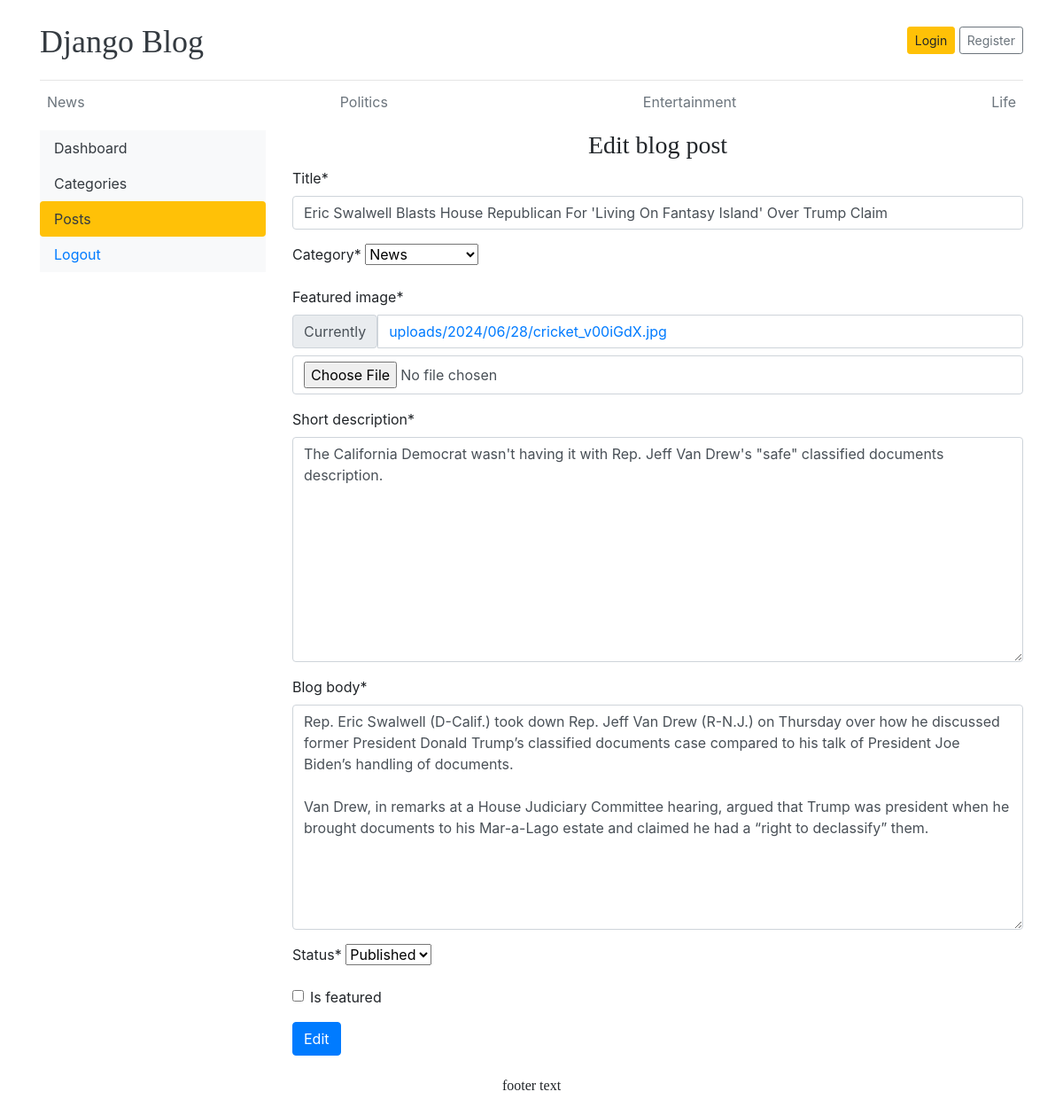
Screenshot of /dashboard/posts/edit/3/ with the database file from the repository.
### blogs/models.py (models this page shows, shortened)
class Category(models.Model):
    category_name = models.CharField(max_length=50, unique=True)
    created_at = models.DateTimeField(auto_now_add=True)
    updated_at = models.DateTimeField(auto_now=True)
    class Meta:
        verbose_name_plural = 'Categories'
    def __str__(self):
        return self.category_name

class Blog(models.Model):
    title = models.CharField(max_length=100)
    slug = models.SlugField(max_length=150, unique=True, blank=True)
    category = models.ForeignKey(Category, on_delete=models.CASCADE)
    author = models.ForeignKey(User, on_delete=models.CASCADE)
    featured_image = models.ImageField(upload_to='uploads/%Y/%m/%d')
    short_description = models.TextField(max_length=500)
    blog_body = models.TextField(max_length=2000)
    status = models.CharField(max_length=20, choices=STATUS_CHOICES, default='Draft')
    is_featured = models.BooleanField(default=False)
    created_at = models.DateTimeField(auto_now_add=True)
    updated_at = models.DateTimeField(auto_now=True)

### dashboards/views.py (the view)
# urls.py: path('posts/edit/<int:pk>/', views.edit_post, name='edit_post'),
def edit_post(request, pk):
    post = Blog.objects.get(pk=pk)
    if request.method == 'POST':
        form = BlogPostForm(request.POST, request.FILES, instance=post)
        if form.is_valid():
            post = form.save()
            title = form.cleaned_data('title')
            post.slug = slugify(title) + '-' + pk
            return redirect('posts')
    else:
        form = BlogPostForm(instance=post)
    context = {
        'form': form,
        'post': post
    }
    return render(request, 'dashboard/edit_post.html', context)

### dashboards/forms.py
class BlogPostForm(forms.ModelForm):
    class Meta:
        model = Blog
        fields = ('title', 'category', 'featured_image', 'short_description', 'blog_body', 'status', 'is_featured')

### blogs/context_processors.py (called while the page is built)
def get_categories(request):
    categories = Category.objects.all()
    return dict(categories=categories)

### templates/dashboard/edit_post.html (shortened to what this page needs)
{% extends 'base.html' %}
{% block content %}
{% load crispy_forms_tags %}
<div class="row">
    {% include 'dashboard/sidebar.html' %}
    <div class="col-md-9">
        <h3 class="text-center">Edit blog post</h3>
        <form action="{% url 'edit_post' post.id %}" method="POST" enctype="multipart/form-data">
            {{ form | crispy}}
            <button type="submit" class="btn btn-primary">Edit</button>
        </form>
    </div>
</div>
{% endblock %}

### templates/base.html (shortened to what this page needs)
{% load static %}
<!DOCTYPE html>
<html lang="en">
<head>
    <link href="https://getbootstrap.com/docs/4.0/dist/css/bootstrap.min.css" rel="stylesheet">
    <link rel="stylesheet" href="https://cdnjs.cloudflare.com/ajax/libs/font-awesome/4.7.0/css/font-awesome.min.css">
    <link href="{% static 'css/blog.css' %}" rel="stylesheet">
  </head>
    <body>
        <div class="container">
        <header class="blog-header py-3">
            <div class="row flex-nowrap justify-content-between align-items-center">
            <div class="col-8 pt-1">
                <a class="blog-header-logo text-dark" href="/">Django Blog</a>
            </div>
            <div class="col-4 d-flex justify-content-end align-items-center">
                {% if not user.is_authenticated %}
                <a class="btn btn-sm btn-warning" href="{% url 'login' %}">Login</a> &nbsp;
                <a class="btn btn-sm btn-outline-secondary" href="{% url 'register' %}">Register</a>
                {% else %}
                <div><a href="{% url 'dashboard' %}" >Dashboard</a></div>
                &emsp;
                <span><a href="{% url 'logout' %}">Logout</a></span>
                {% endif %}
            </div>
            </div>
        </header>
        <div class="nav-scroller py-1 mb-2">
            <nav class="nav d-flex justify-content-between">
            {% for category in categories %}
            <a href="{% url 'posts_by_category' category.pk %}" class="p-2 text-muted" href="#">{{ category.category_name }}</a>
            {% endfor %}
            </nav>
        </div>
{% block content %}
{% endblock %}
    <footer class="text-center my-4">
        <h6>footer text</h6>
    </footer>
</div>
</body>
</html>

### blog_main/static/css/blog.css (style rules this page uses)
.blog-header { border-bottom: 1px solid #e5e5e5; }
.blog-header-logo { font-family: "Playfair Display", Georgia, "Times New Roman", serif; font-size: 2.25rem; }
h1, h2, h3, h4, h5, h6 { font-family: "Playfair Display", Georgia, "Times New Roman", serif; }

### rows the page displays
Category: category_name "News"
Category: category_name "Politics"
Category: category_name "Entertainment"
Category: category_name "Life"
Blog: title "Eric Swalwell Blasts House Republican For 'Living On Fantasy Island' Over Trump Claim", category "News", short_description "The California Democrat wasn't having it with Rep. Jeff Van Drew's \"safe\" classified documents description.", blog_body "Rep. Eric Swalwell (D-Calif.) took down Rep. Jeff Van Drew (R-N.J.) on Thursday over how he discussed former President Donald Trump’s classified documents case compared to his talk of President Joe Biden’s handling of documents. Van Drew, in remarks at a House Judiciary Committee hearing, argued that Trump was president when he brought documents to his Mar-a-Lago estate and claimed he had a “right to declassify” them.", status "Published"
